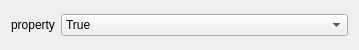
<?xml version="1.0" encoding="UTF-8"?>
<ui version="4.0">
 <class>tBoolEditor</class>
 <widget class="QWidget" name="tBoolEditor">
  <property name="geometry">
   <rect>
    <x>0</x>
    <y>0</y>
    <width>359</width>
    <height>50</height>
   </rect>
  </property>
  <property name="windowTitle">
   <string>Form</string>
  </property>
  <layout class="QHBoxLayout" name="horizontalLayout">
   <item>
    <widget class="QLabel" name="property">
     <property name="text">
      <string>property</string>
     </property>
    </widget>
   </item>
   <item>
    <widget class="QComboBox" name="value">
     <property name="sizePolicy">
      <sizepolicy hsizetype="MinimumExpanding" vsizetype="Fixed">
       <horstretch>0</horstretch>
       <verstretch>0</verstretch>
      </sizepolicy>
     </property>
     <item>
      <property name="text">
       <string>True</string>
      </property>
     </item>
     <item>
      <property name="text">
       <string>False</string>
      </property>
     </item>
    </widget>
   </item>
  </layout>
 </widget>
 <resources/>
 <connections/>
</ui>
